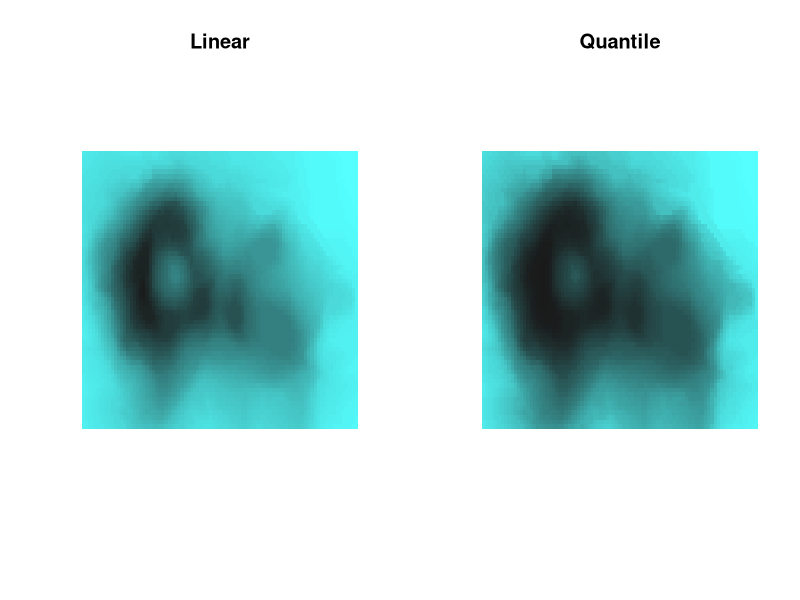

Write R code to recreate this figure.
# quantile colorpalette 
# http://geotheory.co.uk/blog/2014/02/07/visualising-topography/

breaks = quantile(volcano, seq(0, 1, length.out=256))
cols = colorRampPalette(c("#55FFFF", "grey10"))(255)
par(mfrow = c(1, 2))
image(volcano, col=cols, axes=F, asp=T)
title(main = "Linear")
image(volcano, col=cols, breaks=breaks, axes=F, asp=T)
title(main = "Quantile")
